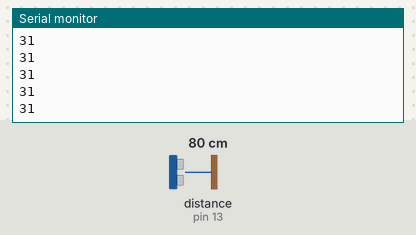
Simulated run of this sketch. Board: Arduino Uno, built with avr-gcc and run on an emulated ATmega328P. On the bench: the last lines printed to the serial monitor. Wiring (inferred from the names in the program): ultrasonic range finder: trigger pin 12; echo pin 13. The inputs (shaded band) are chosen by the test bench; at power-on: distance to the obstacle (sensor on pin 13) 80 cm. The echo pulse lasts 58.3 µs per cm.

Above: at 1.2 s.
1.3 s: distance to the obstacle (sensor on pin 13) set to 2 cm
At 1.34 s:
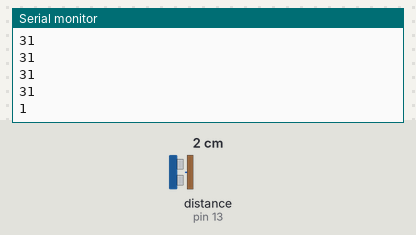
2.8 s: distance to the obstacle (sensor on pin 13) set to 4 cm
At 2.81 s:
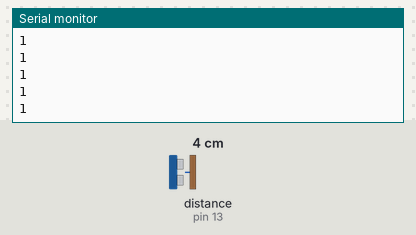
Timing chart, 0 to 5.8 s (numbered marks = the images above; inputs shaded):
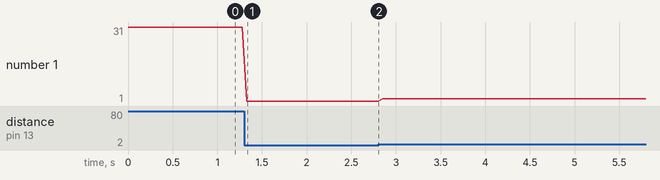

Measured:
- after the input at 1.3 s, the serial monitor: prints a new line at once (image 1)
- plotted number 1: 31 → 1 after the input at 1.3 s, 1 → 2 after the input at 2.8 s

The sketch:

ultrasonic_sensor.ino
```cpp
int trigger = 12;
int echo = 13;

void setup() {
  pinMode(trigger, OUTPUT);
  pinMode(echo, INPUT);
  Serial.begin(9600);
}

// A function I started adding in all of my code that sets all pins to LOW
// to make sure that no pins are accidentally left HIGH
void reset_pins() {
  digitalWrite(trigger, LOW);
  digitalWrite(echo, LOW);
}

void loop() {
  // Ultrasonic sensors send out a 10 microsecond pulse at the speed of sound
  // and the echo pin stays high until it receives that pulse back
  // Using that value, we can determine how far way a solid object like a wall is
  // using the equation "speed * time"
  // We then divide that value by 2 because we only need half of the time since
  // the time that it takes the pulse to travel back is counted too

  reset_pins();
  digitalWrite(trigger, HIGH);
  delayMicroseconds(10);
  digitalWrite(trigger, LOW);
  int duration = pulseIn(echo, HIGH);
  int distance = ceil(duration * 0.0133 / 2);
  Serial.println(distance);
  delay(50);
}
```
